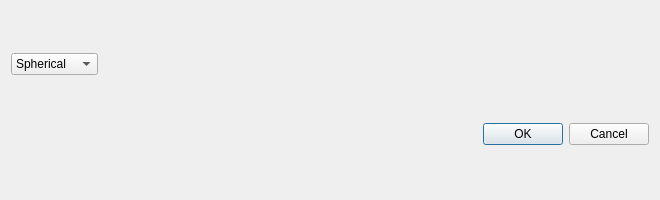
<?xml version="1.0" encoding="UTF-8"?>
<ui version="4.0">
 <class>addVOI</class>
 <widget class="QDialog" name="addVOI">
  <property name="geometry">
   <rect>
    <x>0</x>
    <y>0</y>
    <width>660</width>
    <height>200</height>
   </rect>
  </property>
  <property name="sizePolicy">
   <sizepolicy hsizetype="Fixed" vsizetype="Fixed">
    <horstretch>0</horstretch>
    <verstretch>0</verstretch>
   </sizepolicy>
  </property>
  <property name="focusPolicy">
   <enum>Qt::NoFocus</enum>
  </property>
  <property name="windowTitle">
   <string>Add VOI</string>
  </property>
  <property name="sizeGripEnabled">
   <bool>false</bool>
  </property>
  <property name="modal">
   <bool>true</bool>
  </property>
  <layout class="QVBoxLayout" name="verticalLayout_2" stretch="0,10,0">
   <item>
    <layout class="QHBoxLayout" name="horizontalLayout">
     <item>
      <widget class="QComboBox" name="VOI_comboBox">
       <item>
        <property name="text">
         <string>Spherical</string>
        </property>
       </item>
       <item>
        <property name="text">
         <string>Cuboidal</string>
        </property>
       </item>
       <item>
        <property name="text">
         <string>Cylindrical</string>
        </property>
       </item>
      </widget>
     </item>
     <item>
      <spacer name="horizontalSpacer">
       <property name="orientation">
        <enum>Qt::Horizontal</enum>
       </property>
       <property name="sizeHint" stdset="0">
        <size>
         <width>40</width>
         <height>20</height>
        </size>
       </property>
      </spacer>
     </item>
    </layout>
   </item>
   <item>
    <layout class="QVBoxLayout" name="VOI_layout"/>
   </item>
   <item>
    <layout class="QHBoxLayout" name="horizontalLayout_2">
     <item>
      <widget class="QLabel" name="info_label">
       <property name="sizePolicy">
        <sizepolicy hsizetype="Preferred" vsizetype="Preferred">
         <horstretch>0</horstretch>
         <verstretch>0</verstretch>
        </sizepolicy>
       </property>
       <property name="maximumSize">
        <size>
         <width>16777215</width>
         <height>20</height>
        </size>
       </property>
       <property name="styleSheet">
        <string notr="true">color : red;</string>
       </property>
       <property name="text">
        <string>&lt;html&gt;&lt;head/&gt;&lt;body&gt;&lt;p&gt;&lt;br/&gt;&lt;/p&gt;&lt;/body&gt;&lt;/html&gt;</string>
       </property>
      </widget>
     </item>
     <item>
      <widget class="QDialogButtonBox" name="accept_buttonBox">
       <property name="orientation">
        <enum>Qt::Horizontal</enum>
       </property>
       <property name="standardButtons">
        <set>QDialogButtonBox::Cancel|QDialogButtonBox::Ok</set>
       </property>
      </widget>
     </item>
    </layout>
   </item>
  </layout>
 </widget>
 <resources/>
 <connections>
  <connection>
   <sender>accept_buttonBox</sender>
   <signal>accepted()</signal>
   <receiver>addVOI</receiver>
   <slot>accept()</slot>
   <hints>
    <hint type="sourcelabel">
     <x>248</x>
     <y>254</y>
    </hint>
    <hint type="destinationlabel">
     <x>157</x>
     <y>274</y>
    </hint>
   </hints>
  </connection>
  <connection>
   <sender>accept_buttonBox</sender>
   <signal>rejected()</signal>
   <receiver>addVOI</receiver>
   <slot>reject()</slot>
   <hints>
    <hint type="sourcelabel">
     <x>316</x>
     <y>260</y>
    </hint>
    <hint type="destinationlabel">
     <x>286</x>
     <y>274</y>
    </hint>
   </hints>
  </connection>
 </connections>
</ui>
